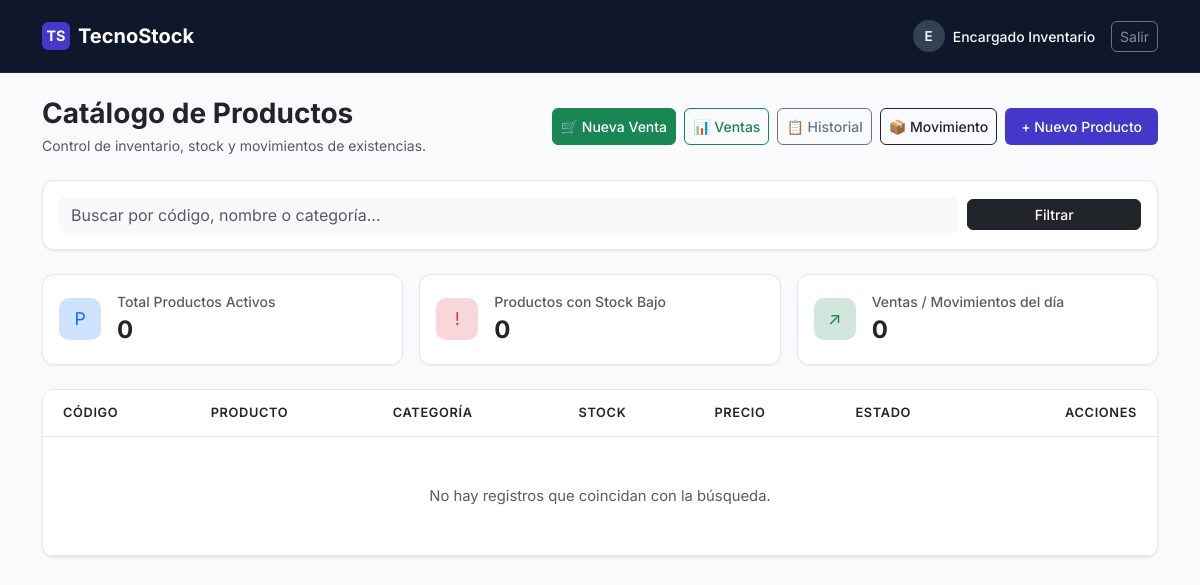
The app's page /index.php (signed in), older data.
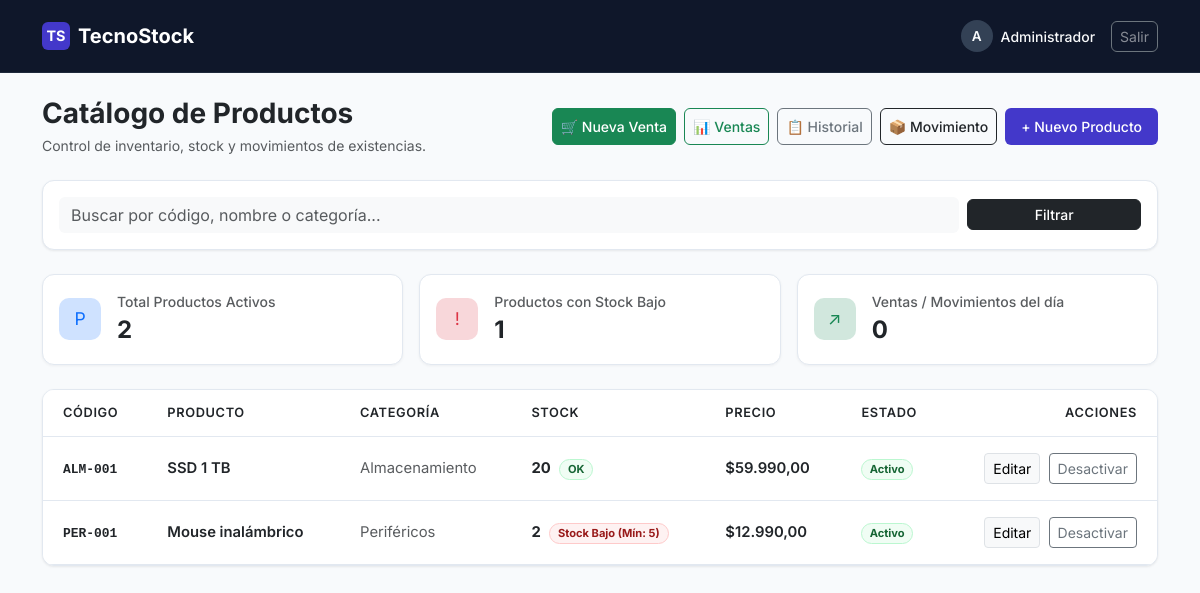
The same page, newer data.
### tables this page shows
CREATE TABLE IF NOT EXISTS productos (
    id INT UNSIGNED AUTO_INCREMENT PRIMARY KEY,
    codigo VARCHAR(50) NOT NULL UNIQUE,
    nombre VARCHAR(100) NOT NULL,
    descripcion TEXT,
    categoria_id INT UNSIGNED NOT NULL,
    precio DECIMAL(10, 2) NOT NULL,
    stock_actual INT UNSIGNED NOT NULL DEFAULT 0,
    stock_minimo INT UNSIGNED NOT NULL DEFAULT 5,
    estado ENUM('activo', 'inactivo') NOT NULL DEFAULT 'activo',
    CONSTRAINT chk_productos_precio CHECK (precio >= 0),
    CONSTRAINT fk_productos_categoria
        FOREIGN KEY (categoria_id) REFERENCES categorias(id)
        ON DELETE RESTRICT ON UPDATE CASCADE
);

CREATE TABLE IF NOT EXISTS categorias (
    id INT UNSIGNED AUTO_INCREMENT PRIMARY KEY,
    nombre VARCHAR(100) NOT NULL UNIQUE,
    descripcion TEXT,
    estado ENUM('activo', 'inactivo') NOT NULL DEFAULT 'activo'
);

### index.php (the view, shortened to what this page needs)
<?php
require_once 'conexion.php';
$buscar = trim($_GET['buscar'] ?? '');
$sql = "
    SELECT p.*, c.nombre AS categoria
    FROM productos p
    LEFT JOIN categorias c ON p.categoria_id = c.id
    WHERE 1=1
";
$params = [];
$sql .= " ORDER BY p.id DESC";
$stmt = $conexion->prepare($sql);
$stmt->execute($params);
$productos = $stmt->fetchAll(PDO::FETCH_ASSOC);
$stmtActivos = $conexion->prepare(
    "SELECT COUNT(*) FROM productos WHERE estado = 'activo'"
);
$stmtActivos->execute();
$totalActivos = (int)$stmtActivos->fetchColumn();
$stmtStockBajo = $conexion->prepare(
    "SELECT COUNT(*) FROM productos
     WHERE estado = 'activo' AND stock_actual <= stock_minimo"
);
$stmtStockBajo->execute();
$totalStockBajo = (int)$stmtStockBajo->fetchColumn();
$stmtMovimientosHoy = $conexion->prepare(
    "SELECT COUNT(*) FROM movimientos WHERE DATE(fecha) = CURDATE()"
);
$stmtMovimientosHoy->execute();
$totalMovimientosHoy = (int)$stmtMovimientosHoy->fetchColumn();
?>
<!DOCTYPE html>
<html lang="es">
<head>
    <link href="https://cdn.jsdelivr.net/npm/bootstrap@5.3.0/dist/css/bootstrap.min.css" rel="stylesheet">
</head>
<body>
    <nav class="navbar navbar-expand-lg navbar-custom py-3">
        <div class="container">
            <a class="navbar-brand fw-bold text-white d-flex align-items-center gap-2" href="index.php">
                <span style="background: var(--brand-indigo); width: 28px; height: 28px; border-radius: 6px; display: inline-flex; align-items: center; justify-content: center; font-size: 0.9rem;">TS</span>
                TecnoStock
            </a>
            <div class="d-flex align-items-center gap-3">
                <div class="d-flex align-items-center gap-2 text-white-50 fs-7">
                    <div class="avatar-circle">
                        <?= htmlspecialchars(strtoupper(substr($_SESSION['usuario_nombre'], 0, 1))) ?>
                    </div>
                    <span class="text-light fw-medium small"><?= htmlspecialchars($_SESSION['usuario_nombre']) ?></span>
                </div>
                <a href="logout.php" class="btn btn-outline-light btn-sm rounded-2 text-white-50 border-secondary">Salir</a>
            </div>
        </div>
    </nav>
    <div class="container my-4">
        <div class="d-flex flex-column flex-md-row justify-content-between align-items-md-center gap-3 mb-4">
            <div>
                <h3 class="fw-bold text-dark mb-1">Catálogo de Productos</h3>
                <p class="text-muted small mb-0">Control de inventario, stock y movimientos de existencias.</p>
            </div>
            <div class="d-flex gap-2 flex-wrap">
                <a href="nueva_venta.php" class="btn btn-success btn-sm rounded-2 fw-medium d-flex align-items-center gap-1">
                    🛒 Nueva Venta
                </a>
                <a href="ventas.php" class="btn btn-outline-success btn-sm rounded-2 fw-medium d-flex align-items-center gap-1">
                    📊 Ventas
                </a>
                <a href="historial.php" class="btn btn-outline-secondary rounded-2 fw-medium btn-sm d-flex align-items-center gap-1">
                    📋 Historial
                </a>
                <a href="registrar_movimiento.php" class="btn btn-outline-dark rounded-2 fw-medium btn-sm d-flex align-items-center gap-2">
                    📦 Movimiento
                </a>
                <a href="agregar_producto.php" class="btn btn-indigo btn-sm rounded-2 d-flex align-items-center gap-1">
                    + Nuevo Producto
                </a>
            </div>
        </div>
        <div class="card card-custom mb-4 p-3">
            <form action="index.php" method="GET" class="row g-2 align-items-center">
                <div class="col-md-10">
                    <input type="text" name="buscar" class="form-control border-0 bg-light" placeholder="Buscar por código, nombre o categoría..." value="<?= htmlspecialchars($buscar) ?>">
                </div>
                <div class="col-md-2 d-flex gap-2">
                    <button type="submit" class="btn btn-dark w-100 rounded-2 btn-sm fw-medium">Filtrar</button>
                </div>
            </form>
        </div>
        <div class="row g-3 mb-4">
            <div class="col-md-4">
                <div class="card summary-card h-100">
                    <div class="card-body d-flex align-items-center gap-3 p-3">
                        <div class="summary-icon bg-primary-subtle text-primary">P</div>
                        <div>
                            <div class="text-muted small fw-medium">Total Productos Activos</div>
                            <div class="fs-4 fw-bold text-dark"><?= $totalActivos ?></div>
                        </div>
                    </div>
                </div>
            </div>
            <div class="col-md-4">
                <div class="card summary-card h-100">
                    <div class="card-body d-flex align-items-center gap-3 p-3">
                        <div class="summary-icon bg-danger-subtle text-danger">!</div>
                        <div>
                            <div class="text-muted small fw-medium">Productos con Stock Bajo</div>
                            <div class="fs-4 fw-bold text-dark"><?= $totalStockBajo ?></div>
                        </div>
                    </div>
                </div>
            </div>
            <div class="col-md-4">
                <div class="card summary-card h-100">
                    <div class="card-body d-flex align-items-center gap-3 p-3">
                        <div class="summary-icon bg-success-subtle text-success">↗</div>
                        <div>
                            <div class="text-muted small fw-medium">Ventas / Movimientos del día</div>
                            <div class="fs-4 fw-bold text-dark"><?= $totalMovimientosHoy ?></div>
                        </div>
                    </div>
                </div>
            </div>
        </div>
        <div class="card card-custom overflow-hidden">
            <div class="table-responsive">
                <table class="table table-custom align-middle">
                    <thead>
                        <tr>
                            <th>Código</th>
                            <th>Producto</th>
                            <th>Categoría</th>
                            <th>Stock</th>
                            <th>Precio</th>
                            <th>Estado</th>
                            <th class="text-end">Acciones</th>
                        </tr>
                    </thead>
                    <tbody>
                        <?php if (empty($productos)): ?>
                            <tr>
                                <td colspan="7" class="text-center py-5 text-muted">
                                    No hay registros que coincidan con la búsqueda.
                                </td>
                            </tr>
                        <?php else: ?>
                            <?php foreach ($productos as $p): ?>
                                <tr>
                                    <td><code class="text-dark fw-bold"><?= htmlspecialchars($p['codigo']) ?></code></td>
                                    <td>
                                        <div class="fw-semibold text-dark"><?= htmlspecialchars($p['nombre']) ?></div>
                                    </td>
                                    <td><span class="text-muted"><?= htmlspecialchars($p['categoria'] ?? 'General') ?></span></td>
                                    <td>
                                        <span class="fw-bold me-1"><?= $p['stock_actual'] ?></span>
                                        <?php if ($p['stock_actual'] <= $p['stock_minimo']): ?>
                                            <span class="badge badge-soft-danger rounded-pill px-2 py-1">Stock Bajo (Mín: <?= $p['stock_minimo'] ?>)</span>
                                        <?php else: ?>
                                            <span class="badge badge-soft-success rounded-pill px-2 py-1">OK</span>
                                        <?php endif; ?>
                                    </td>
                                    <td class="fw-semibold">$<?= number_format((float)$p['precio'], 2, ',', '.') ?></td>
                                    <td>
                                        <?php if ($p['estado'] === 'activo'): ?>
                                            <span class="badge badge-soft-success rounded-pill">Activo</span>
                                        <?php else: ?>
                                            <span class="badge badge-soft-secondary rounded-pill">Inactivo</span>
                                        <?php endif; ?>
                                    </td>
                                    <td class="text-end">
                                        <a href="editar_producto.php?id=<?= $p['id'] ?>" class="btn btn-sm btn-light border me-1">Editar</a>
                                        <form action="desactivar_producto.php" method="POST" class="d-inline" onsubmit="return confirm('¿Cambiar estado del producto?')">
                                            <button type="submit" class="btn btn-sm btn-outline-secondary">
                                                <?= $p['estado'] === 'activo' ? 'Desactivar' : 'Activar' ?>
                                            </button>
                                        </form>
                                    </td>
                                </tr>
                            <?php endforeach; ?>
                        <?php endif; ?>
                    </tbody>
                </table>
            </div>
        </div>
    </div>
</body>
</html>

### index.php (style rules this page uses)
:root { --bg-main: #f8fafc; --brand-dark: #0f172a; --brand-indigo: #4338ca; --brand-indigo-hover: #3730a3; --border-color: #e2e8f0; }
body { font-family: 'Inter', system-ui, -apple-system, sans-serif; background-color: var(--bg-main); color: #334155; }
.navbar-custom { background-color: var(--brand-dark); border-bottom: 1px solid #1e293b; }
.avatar-circle { width: 32px; height: 32px; background-color: #334155; color: #f8fafc; border-radius: 50%; display: inline-flex; align-items: center; justify-content: center; font-weight: 600; font-size: 0.85rem; }
.card-custom { background: #ffffff; border: 1px solid var(--border-color); border-radius: 12px; box-shadow: 0 1px 3px 0 rgba(0, 0, 0, 0.05), 0 1px 2px 0 rgba(0, 0, 0, 0.03); }
.btn-indigo { background-color: var(--brand-indigo); color: #ffffff; border: none; border-radius: 8px; font-weight: 500; padding: 0.5rem 1rem; transition: all 0.2s ease; }
.table-custom { margin-bottom: 0; }
.table-custom thead { background-color: #f1f5f9; color: #475569; font-size: 0.8rem; text-transform: uppercase; letter-spacing: 0.05em; }
.table-custom th { padding: 0.85rem 1.25rem; border-bottom: 1px solid var(--border-color); font-weight: 600; }
.table-custom td { padding: 1rem 1.25rem; border-bottom: 1px solid var(--border-color); vertical-align: middle; font-size: 0.925rem; }
.badge-soft-danger { background-color: #fef2f2; color: #991b1b; border: 1px solid #fecaca; }
.badge-soft-success { background-color: #f0fdf4; color: #166534; border: 1px solid #bbf7d0; }
.summary-card { border: 1px solid var(--border-color); border-radius: 12px; box-shadow: 0 1px 3px rgba(15, 23, 42, 0.05); transition: transform 0.2s ease, box-shadow 0.2s ease; }
.summary-icon { width: 42px; height: 42px; border-radius: 10px; display: inline-flex; align-items: center; justify-content: center; font-size: 1.1rem; }

Row changes from the older to the newer data that the page shows:
added productos: codigo "ALM-001", nombre "SSD 1 TB", categoria.nombre "Almacenamiento", stock_actual "20", stock_minimo "OK", precio "59.990,00", estado "Activo"
added productos: codigo "PER-001", nombre "Mouse inalámbrico", categoria.nombre "Periféricos", stock_actual "2", stock_minimo "5", precio "12.990,00", estado "Activo"
Text that changed along with them:
substr($_SESSION['usuario_nombre'], 0, 1): "E" → "A"
$_SESSION['usuario_nombre']: "Encargado Inventario" → "Administrador"
$totalActivos: "0" → "2"
$totalStockBajo: "0" → "1"
text no longer shown: "No hay registros que coincidan con la búsqueda."
